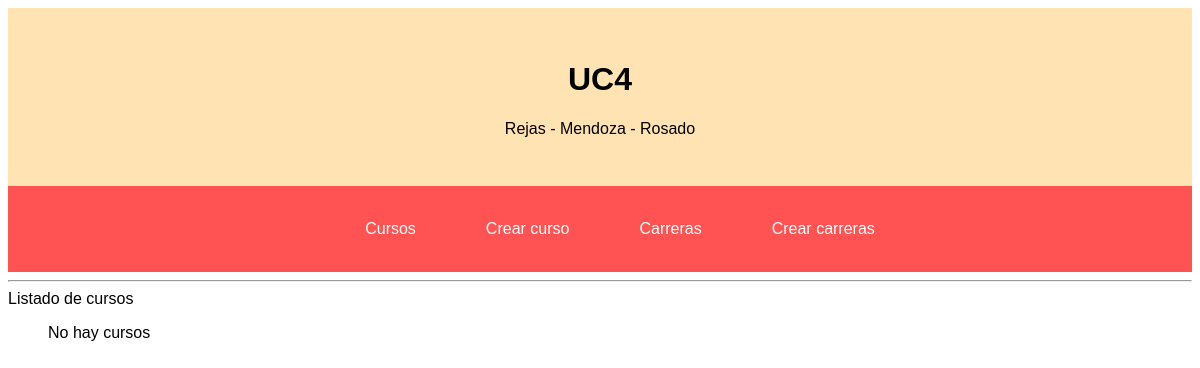
The page /listado-cursos/ on the database as committed earlier.
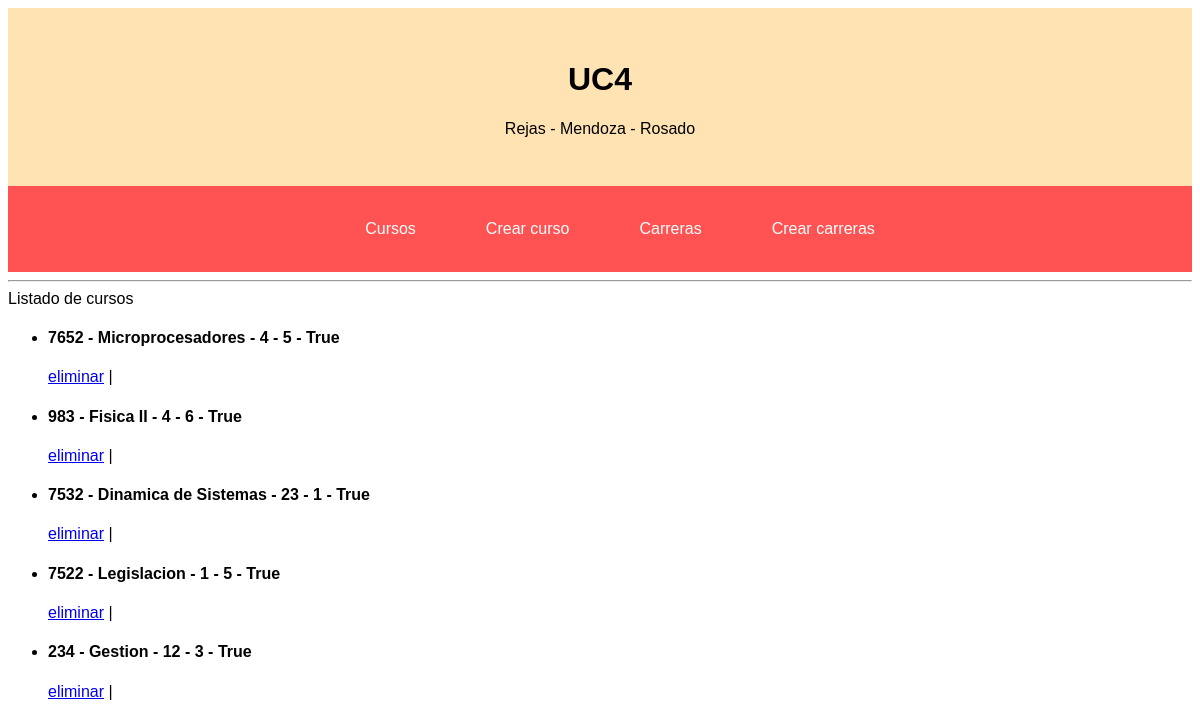
The same page on the database as committed later.
### myapp/models.py (models this page shows)
class Course(models.Model):
    idcourse = models.AutoField(primary_key=True)
    code = models.CharField(max_length=10)
    name = models.CharField(max_length=100)
    hour = models.IntegerField()
    credits = models.IntegerField()
    state = models.BooleanField(default=True)

### myapp/views.py (the view)
# urls.py: path('listado-cursos/', views.listado_cursos, name="listado-cursos"),
def listado_cursos(request):
    cursos=Course.objects.all()
    return render(request, 'listado_cursos.html', {'cursos':cursos})

### myapp/templates/listado_cursos.html (shortened to what this page needs)
{% extends 'layout.html' %}
{% block content %}
    Listado de cursos
<ul>
    {% for curso in  cursos%}
        <li>
            <h4>
                {{curso.code}} - {{curso.name}} - {{curso.hour}}  - {{curso.credits}}  - {{curso.state}}
            </h4>
            <a href="{% url 'eliminar-curso' id=curso.idcourse %}">eliminar</a>
        |</li>
    {%empty%}
    No hay cursos
    {% endfor %}
 </ul>
{% endblock content %}

### myapp/templates/layout.html (shortened to what this page needs)
<!DOCTYPE html>
<html lang="en">
<head>
    {% load static %}
    <link rel="stylesheet" type="text/css" href= {% static 'css/style.css' %} >
</head>
<body>
    <header>
        <h1>UC4</h1>
        <p>Rejas - Mendoza - Rosado</p>
    </header>
    <nav>
        <ul>
            <li>
                <a href= {% url 'listado-cursos' %} >Cursos</a>
            </li>
            <li>
                <a href= {% url 'crear-curso' %} >Crear curso</a>
            </li>
            <li>
                <a href={% url 'listado-carreras' %}>Carreras</a>
            </li>
            <li>
                <a href={% url 'crear-carrera' %}>Crear carreras</a>
            </li>
        </ul>
    </nav>
    <hr>
    {% block content %}
    {% endblock content %}
</body>
</html>

### myapp/static/css/style.css (style rules this page uses)
:root { --crema: #ffe3b3; --naranja: #ffe3b3; --rosa: #ff5252 ; --fuxia: #c91e5a; --marron: #3d2922; }
body { font-family: Arial, Helvetica, sans-serif; }
header { text-align: center; background-color: var(--crema); padding: 2rem; }
nav { display: flex; justify-content: center; padding: 0.5rem; background-color:var(--rosa); }
nav ul { display: flex; gap: 50px; list-style: none; }
nav ul li { padding: 10px; }
nav ul li a { text-decoration: none; color: white; }

Rows that differ between the two databases and show on the page:
added Course: code "7652", name "Microprocesadores", hour "4", credits "5", state "True"
added Course: code "983", name "Fisica II", hour "4", credits "6", state "True"
added Course: code "7532", name "Dinamica de Sistemas", hour "23", credits "1", state "True"
added Course: code "7522", name "Legislacion", hour "1", credits "5", state "True"
added Course: code "234", name "Gestion", hour "12", credits "3", state "True"
Other text that changed with them:
text no longer shown: "No hay cursos"
